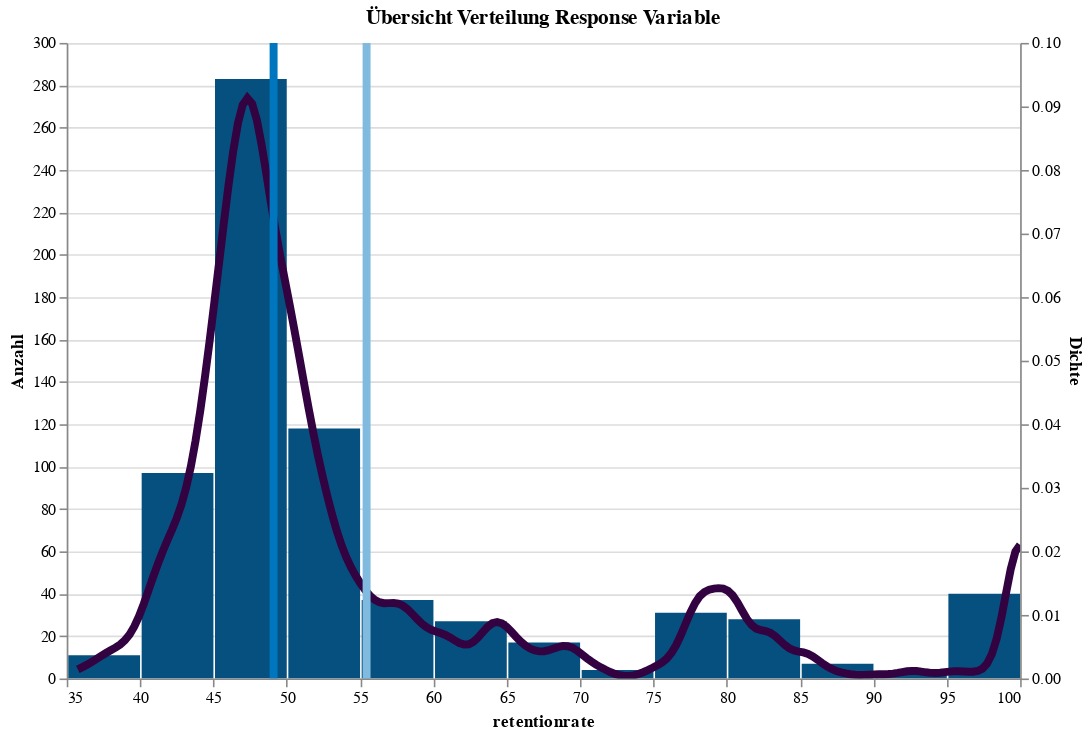

This figure's notebook cell:
### Markdown cell above
#### Numeric Data

### Code cell
# Histogramm
hist = alt.Chart(data).mark_bar(color=color1).encode(
    x=alt.X(y_label, bin=alt.Bin(maxbins=30), title=y_label),
    y=alt.Y('count()', title='Anzahl'),
    tooltip=alt.Tooltip(value='Histogramm') 
).properties(
    title='Übersicht Verteilung Response Variable',
    width=600,
    height=400
).interactive()

# Mittelwert-Linie
mean = alt.Chart(data).mark_rule(color=color4).encode(
    x=alt.X(f'mean({y_label}):Q'),
    size=alt.value(5),
    tooltip=alt.Tooltip(value='Mittelwert') 
)

# Median-Linie
median = alt.Chart(data).mark_rule(color=color3).encode(
    x=alt.X(f'median({y_label}):Q'),
    size=alt.value(5),
    tooltip=alt.Tooltip(value='Median') 
)

# Dichtekurve
density = alt.Chart(data).transform_density(
    y_label, 
    as_=[y_label, 'density'],
    bandwidth=1  # Hier eine geeignete Bandbreite
).mark_line(color=color2).encode(
    x=alt.X(f'{y_label}:Q', title=y_label),
    y=alt.Y('density:Q', title='Dichte'),
    tooltip=alt.Tooltip(value='Dichtekurve'),
    size = alt.value(5)
).properties(
    width=600,
    height=400
)

# Kombination der Charts mit sekundärer y-Achse für die Dichtekurve
combined_chart = alt.layer(
    hist,
    density.encode(y=alt.Y('density:Q', axis=alt.Axis(title='Dichte')))
).resolve_scale(
    y='independent'
) + mean + median

combined_chart

### Figure 1 — Vega-Lite specification as saved in the notebook (floating-point values rounded to 4 significant figures; data arrays with more than 128 entries replaced by an {"elided": "..."} marker saying what was removed)
{"config": {"view": {"continuousWidth": 300, "continuousHeight": 300}}, "layer": [{"mark": {"type": "bar", "color": "#06507F"}, "encoding": {"tooltip": {"value": "Histogramm"}, "x": {"bin": {"maxbins": 30}, "field": "retentionrate", "title": "retentionrate", "type": "quantitative"}, "y": {"aggregate": "count", "title": "Anzahl", "type": "quantitative"}}, "name": "view_85", "title": "Übersicht Verteilung Response Variable"}, {"mark": {"type": "line", "color": "#330241"}, "encoding": {"size": {"value": 5}, "tooltip": {"value": "Dichtekurve"}, "x": {"field": "retentionrate", "title": "retentionrate", "type": "quantitative"}, "y": {"axis": {"title": "Dichte"}, "field": "density", "type": "quantitative"}}, "transform": [{"density": "retentionrate", "bandwidth": 1, "as": ["retentionrate", "density"]}]}, {"mark": {"type": "rule", "color": "#80BADF"}, "encoding": {"size": {"value": 5}, "tooltip": {"value": "Mittelwert"}, "x": {"aggregate": "mean", "field": "retentionrate", "type": "quantitative"}}}, {"mark": {"type": "rule", "color": "#0076BF"}, "encoding": {"size": {"value": 5}, "tooltip": {"value": "Median"}, "x": {"aggregate": "median", "field": "retentionrate", "type": "quantitative"}}}], "data": {"name": "data-e2e1ee160eb3ad99c3a81a4a8415f2d5"}, "height": 400, "params": [{"name": "param_103", "select": {"type": "interval", "encodings": ["x", "y"]}, "bind": "scales", "views": ["view_85"]}], "resolve": {"scale": {"y": "independent"}}, "width": 600, "$schema": "https://vega.github.io/schema/vega-lite/v5.20.1.json", "datasets": {"data-e2e1ee160eb3ad99c3a81a4a8415f2d5": {"elided": "703 records"}}}
